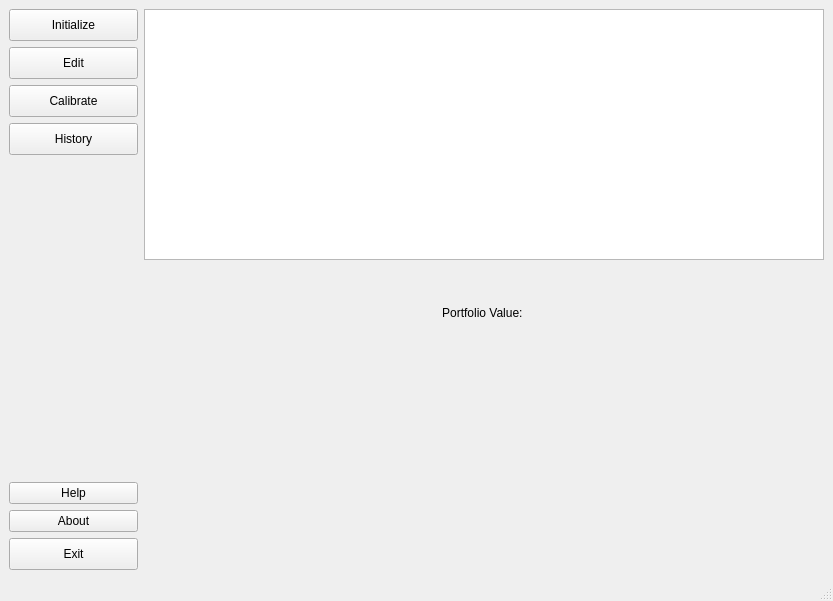
<?xml version="1.0" encoding="UTF-8"?>
<ui version="4.0">
 <class>LittleMarketHelper</class>
 <widget class="QMainWindow" name="LittleMarketHelper">
  <property name="geometry">
   <rect>
    <x>0</x>
    <y>0</y>
    <width>833</width>
    <height>601</height>
   </rect>
  </property>
  <property name="windowTitle">
   <string>LittleMarketHelper</string>
  </property>
  <widget class="QWidget" name="centralwidget">
   <layout class="QGridLayout" name="gridLayout_4">
    <item row="1" column="0" colspan="2">
     <layout class="QGridLayout" name="gridLayout_2">
      <property name="verticalSpacing">
       <number>6</number>
      </property>
     </layout>
    </item>
    <item row="0" column="0">
     <layout class="QVBoxLayout" name="verticalLayout_2">
      <item>
       <widget class="Initialize" name="InitializeBtn">
        <property name="minimumSize">
         <size>
          <width>0</width>
          <height>32</height>
         </size>
        </property>
        <property name="text">
         <string>Initialize</string>
        </property>
       </widget>
      </item>
      <item>
       <widget class="Edit" name="EditBtn">
        <property name="minimumSize">
         <size>
          <width>0</width>
          <height>32</height>
         </size>
        </property>
        <property name="text">
         <string>Edit</string>
        </property>
       </widget>
      </item>
      <item>
       <widget class="Calibrate" name="CalibrateBtn">
        <property name="minimumSize">
         <size>
          <width>129</width>
          <height>32</height>
         </size>
        </property>
        <property name="text">
         <string>Calibrate</string>
        </property>
       </widget>
      </item>
      <item>
       <widget class="History" name="HistoryBtn">
        <property name="minimumSize">
         <size>
          <width>0</width>
          <height>32</height>
         </size>
        </property>
        <property name="text">
         <string>History</string>
        </property>
       </widget>
      </item>
      <item>
       <spacer name="verticalSpacer">
        <property name="orientation">
         <enum>Qt::Vertical</enum>
        </property>
        <property name="sizeHint" stdset="0">
         <size>
          <width>20</width>
          <height>40</height>
         </size>
        </property>
       </spacer>
      </item>
      <item>
       <widget class="Help" name="HelpBtn">
        <property name="minimumSize">
         <size>
          <width>0</width>
          <height>0</height>
         </size>
        </property>
        <property name="text">
         <string>Help</string>
        </property>
       </widget>
      </item>
      <item>
       <widget class="About" name="AboutBtn">
        <property name="minimumSize">
         <size>
          <width>0</width>
          <height>0</height>
         </size>
        </property>
        <property name="text">
         <string>About</string>
        </property>
       </widget>
      </item>
      <item>
       <widget class="Exit" name="ExitBtn">
        <property name="minimumSize">
         <size>
          <width>129</width>
          <height>32</height>
         </size>
        </property>
        <property name="text">
         <string>Exit</string>
        </property>
       </widget>
      </item>
     </layout>
    </item>
    <item row="0" column="1">
     <layout class="QGridLayout" name="gridLayout">
      <item row="2" column="0">
       <widget class="PortfolioValueLabel" name="PortfolioValueLbl">
        <property name="text">
         <string>Portfolio Value: </string>
        </property>
        <property name="alignment">
         <set>Qt::AlignCenter</set>
        </property>
       </widget>
      </item>
      <item row="3" column="0">
       <spacer name="verticalSpacer_3">
        <property name="orientation">
         <enum>Qt::Vertical</enum>
        </property>
        <property name="sizeHint" stdset="0">
         <size>
          <width>20</width>
          <height>40</height>
         </size>
        </property>
       </spacer>
      </item>
      <item row="1" column="0">
       <spacer name="verticalSpacer_2">
        <property name="orientation">
         <enum>Qt::Vertical</enum>
        </property>
        <property name="sizeType">
         <enum>QSizePolicy::Fixed</enum>
        </property>
        <property name="sizeHint" stdset="0">
         <size>
          <width>20</width>
          <height>40</height>
         </size>
        </property>
       </spacer>
      </item>
      <item row="0" column="0">
       <widget class="PortfolioTableWidget" name="PortfolioTbl"/>
      </item>
     </layout>
    </item>
   </layout>
  </widget>
  <widget class="QMenuBar" name="menubar">
   <property name="geometry">
    <rect>
     <x>0</x>
     <y>0</y>
     <width>833</width>
     <height>21</height>
    </rect>
   </property>
  </widget>
  <widget class="QStatusBar" name="statusbar"/>
 </widget>
 <customwidgets>
  <customwidget>
   <class>PortfolioTableWidget</class>
   <extends>QTableWidget</extends>
   <header location="global">portfoliotablewidget.h</header>
  </customwidget>
  <customwidget>
   <class>Initialize</class>
   <extends>QPushButton</extends>
   <header location="global">mainbutton.h</header>
  </customwidget>
  <customwidget>
   <class>History</class>
   <extends>QPushButton</extends>
   <header location="global">mainbutton.h</header>
  </customwidget>
  <customwidget>
   <class>About</class>
   <extends>QPushButton</extends>
   <header location="global">mainbutton.h</header>
  </customwidget>
  <customwidget>
   <class>Help</class>
   <extends>QPushButton</extends>
   <header location="global">mainbutton.h</header>
  </customwidget>
  <customwidget>
   <class>Calibrate</class>
   <extends>QPushButton</extends>
   <header location="global">mainbutton.h</header>
  </customwidget>
  <customwidget>
   <class>Edit</class>
   <extends>QPushButton</extends>
   <header location="global">mainbutton.h</header>
  </customwidget>
  <customwidget>
   <class>Exit</class>
   <extends>QPushButton</extends>
   <header location="global">mainbutton.h</header>
  </customwidget>
  <customwidget>
   <class>PortfolioValueLabel</class>
   <extends>QLabel</extends>
   <header location="global">portfoliovaluelabel.h</header>
  </customwidget>
 </customwidgets>
 <resources/>
 <connections/>
</ui>
